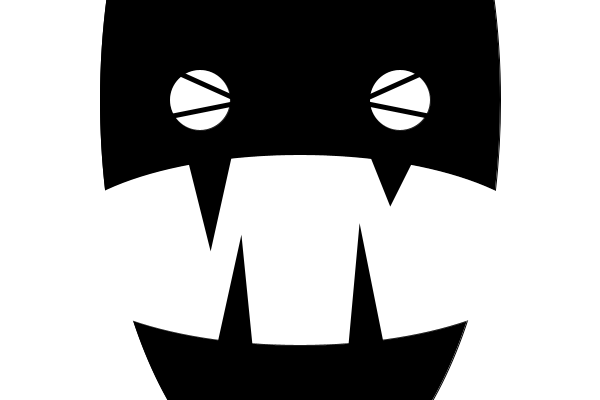
Frame 1 (no input)
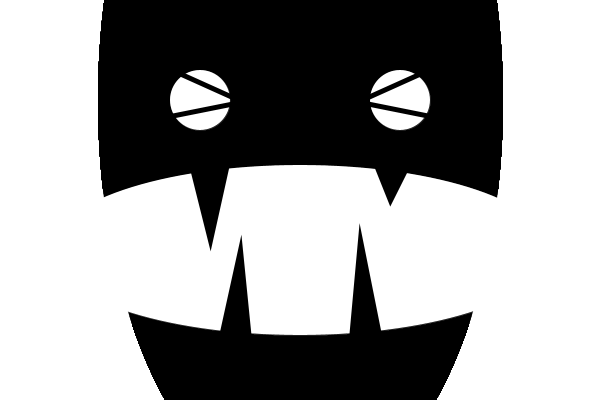
Frame 60 (the mouse pressed at the canvas centre just before this capture)
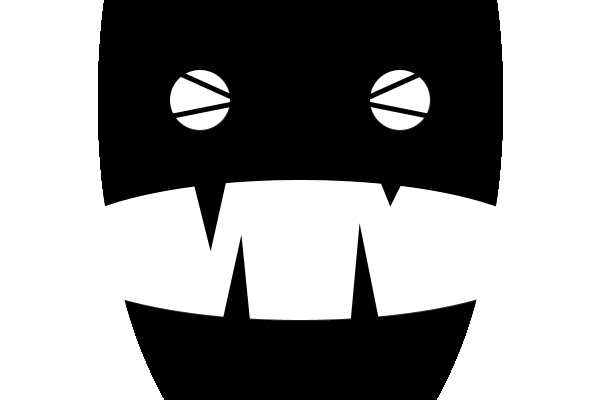
Frame 120 (the mouse held since frame 60 and released just before this capture)

The Processing sketch that drew these frames (run headless with seeded random() and noise(); from frame 60 on, the mouse is pressed at the canvas centre):

// Processing sketch: processing_162426
// ── processing_162426.pde

//Variables
int h = 200;

void setup(){
  size(600,400);
  frameRate(40);
  background(255);
}

void draw(){
  drawMonster(width/2,height/2);
}

void drawMonster(int x, int y){
  //head
fill(0);
ellipse(width/2,height/4,400,800);
  //eye 1
strokeWeight(0);
stroke(255);
fill(255);
ellipse(200,100,60,60);
strokeWeight(5);
stroke(0);
line(150,60,250,105);
line(150,120,250,100);
  //eye 2
strokeWeight(0);
stroke(255);
ellipse(400,100,60,60);
strokeWeight(5);
stroke(0);
line(450,60,350,105);
line(450,120,350,100);
  //mouth
strokeWeight(0);
stroke(255);
fill(255);
if(h > 10) {
  h += -10;
}
if (h == 10) { 
  h += 190;
}
ellipse(300,250,500,h);
fill(0);
  //teeth
//upper fangs
//fang 1
strokeWeight(5);
stroke(0);
fill(0);
triangle(190,160,230,150,210,240);
//fang 2
strokeWeight(5);
stroke(0);
fill(0);
triangle(410,160,370,150,390,200);
//lower fangs
//fang 3
strokeWeight(5);
stroke(0);
fill(0);
triangle(218,350,250,350,240,250);
//fang 4
strokeWeight(5);
stroke(0);
fill(0);
triangle(382,350,350,350,360,240);
}
